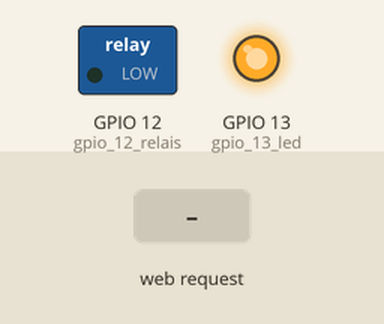
Bench run of a sketch on a simulated ESP8266 (NodeMCU). On the bench: switched loads named in the sketch (green lamp = pin HIGH), output pins drawn as LEDs (lit = HIGH). The inputs (shaded band) are chosen by the test bench. WiFi joins after 1.5 s; servers stay silent unless stated; what the sketch prints to the serial monitor is not drawn.

Above: at 8.2 s.
8.3 s: HTTP request GET /on received
At 8.9 s:
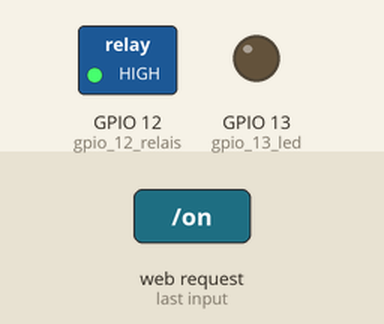
9.8 s: HTTP request GET /off received
At 11.2 s:
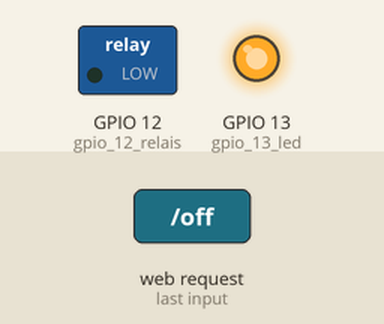
Timing chart, 0 to 12.8 s (numbered marks = the images above; inputs shaded):
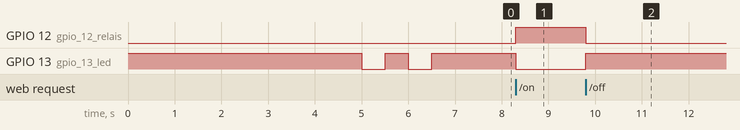

Measured:
- after the input at 8.3 s, GPIO 12 (gpio_12_relais): LOW → HIGH at once; GPIO 13 (gpio_13_led): HIGH → LOW at once
- after the input at 9.8 s, GPIO 12 (gpio_12_relais): HIGH → LOW at once; GPIO 13 (gpio_13_led): LOW → HIGH at once

The sketch:

test_web_FR.ino
```cpp
/*
  D'après Simple Wifi Switch de Jeffrey Roshan
  https://gist.github.com/jeffreyroshan/

  Adaptation Française : François Mocq
  www.framboise314.fr
  */

// Inclure les bibliothèques utilisées dans le script

// Gestion du WifI pour l'ESP8266
#include <ESP8266WiFi.h>

// Client capable de se connecter à une adresse IP
#include <WiFiClient.h>

// Serveur web capable de gérer les requêtes HTTP POST et GET d'un client unique
#include <ESP8266WebServer.h>


// Identifiants de connexion à la box
const char* ssid = "Livebox-57A9";
const char* password = "258xxxxxxxxxxxxxxxxx279";


ESP8266WebServer server(80);

String web_on_html = "<h2>Etat actuel : ON</h2><p><a href=\"on\"><button>ON</button></a>&nbsp;<a href=\"off\"><button>OFF</button></a></p>";
String web_off_html = "<h2>Etat actuel : OFF</h2><p><a href=\"on\"><button>ON</button></a>&nbsp;<a href=\"off\"><button>OFF</button></a></p>";

int gpio_13_led = 13;
int gpio_12_relais = 12;

void setup(void){
  //  Initialisation des sorties LED et Relais
  // Eteindre la LED
  pinMode(gpio_13_led, OUTPUT);
  digitalWrite(gpio_13_led, HIGH);

  // Décoller le Relais
  pinMode(gpio_12_relais, OUTPUT);
  digitalWrite(gpio_12_relais, LOW);

  // Configurer la vitesse du port série
  Serial.begin(115200);
  delay(5000);

  // Connecter l'ESP8266 au WiFi
  WiFi.begin(ssid, password);
  Serial.println("Connection au WiFi en cours...");

  // Attendre la connexion en faisant clignoter la LED
  while (WiFi.status() != WL_CONNECTED) {
    // Allumer la LED
    digitalWrite(gpio_13_led, LOW);
    delay(500);
    Serial.print(".");
    // Attente de l'adresse IP
    Serial.println(WiFi.localIP());
    Serial.println(WiFi.status());
    // Eteindre la LED
    digitalWrite(gpio_13_led, HIGH);
    delay(500);
  }

  Serial.println("");
  Serial.print("Connecté à ");
  Serial.println(ssid);
  Serial.print("Accédez au serveur à l'adresse : ");
  Serial.println(WiFi.localIP());

  // Réponse du serveur
  server.on("/", [](){
    if(digitalRead(gpio_12_relais)==HIGH) {
      server.send(200, "text/html", web_on_html);
    } else {
      server.send(200, "text/html", web_off_html);
    }
  });

  // Réponse lors de l'appui sur ON
  server.on("/on", [](){
    server.send(200, "text/html", web_on_html);
    // Allumer la LED, coller le Relais
    digitalWrite(gpio_13_led, LOW);
    digitalWrite(gpio_12_relais, HIGH);
    delay(1000);
  });

  // Réponse lors de l'appui sur OFF
  server.on("/off", [](){
    server.send(200, "text/html", web_off_html);
    // Eteindre la LED, décoller le Relais
    digitalWrite(gpio_13_led, HIGH);
    digitalWrite(gpio_12_relais, LOW);
    delay(1000);
  });

// Démarrage du serveur web
  server.begin();
  Serial.println("Serveur web prêt..");
}

// Boucle principale du programme
// Gestion du client web
void loop(void){
  server.handleClient();
}
```
